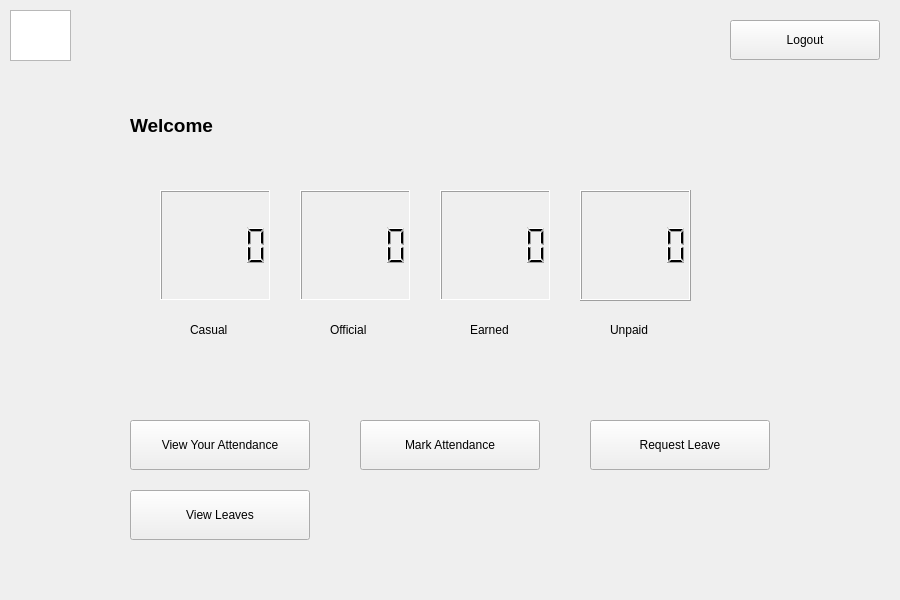
<?xml version="1.0" encoding="UTF-8"?>
<ui version="4.0">
 <class>GuardLogin</class>
 <widget class="QWidget" name="GuardLogin">
  <property name="geometry">
   <rect>
    <x>0</x>
    <y>0</y>
    <width>900</width>
    <height>600</height>
   </rect>
  </property>
  <property name="windowTitle">
   <string>Guard Login</string>
  </property>
  <widget class="QPushButton" name="viewAttendanceButton">
   <property name="geometry">
    <rect>
     <x>130</x>
     <y>420</y>
     <width>180</width>
     <height>50</height>
    </rect>
   </property>
   <property name="text">
    <string>View Your Attendance</string>
   </property>
  </widget>
  <widget class="QPushButton" name="markAttendanceButton">
   <property name="geometry">
    <rect>
     <x>360</x>
     <y>420</y>
     <width>180</width>
     <height>50</height>
    </rect>
   </property>
   <property name="text">
    <string>Mark Attendance</string>
   </property>
  </widget>
  <widget class="QPushButton" name="requestLeaveButton">
   <property name="geometry">
    <rect>
     <x>590</x>
     <y>420</y>
     <width>180</width>
     <height>50</height>
    </rect>
   </property>
   <property name="text">
    <string>Request Leave</string>
   </property>
  </widget>
  <widget class="QGraphicsView" name="guardPic">
   <property name="geometry">
    <rect>
     <x>10</x>
     <y>10</y>
     <width>61</width>
     <height>51</height>
    </rect>
   </property>
   <property name="whatsThis">
    <string>&lt;html&gt;&lt;head/&gt;&lt;body&gt;&lt;p&gt;&lt;img src=&quot;:/pic.png&quot;/&gt;&lt;/p&gt;&lt;/body&gt;&lt;/html&gt;</string>
   </property>
  </widget>
  <widget class="QPushButton" name="logOutButton">
   <property name="geometry">
    <rect>
     <x>730</x>
     <y>20</y>
     <width>150</width>
     <height>40</height>
    </rect>
   </property>
   <property name="text">
    <string>Logout</string>
   </property>
  </widget>
  <widget class="QPushButton" name="viewLeavesButton">
   <property name="geometry">
    <rect>
     <x>130</x>
     <y>490</y>
     <width>180</width>
     <height>50</height>
    </rect>
   </property>
   <property name="text">
    <string>View Leaves</string>
   </property>
  </widget>
  <widget class="QFrame" name="casualFrame">
   <property name="geometry">
    <rect>
     <x>160</x>
     <y>190</y>
     <width>110</width>
     <height>110</height>
    </rect>
   </property>
   <property name="frameShape">
    <enum>QFrame::Shape::StyledPanel</enum>
   </property>
   <property name="frameShadow">
    <enum>QFrame::Shadow::Raised</enum>
   </property>
   <widget class="QLCDNumber" name="casualLCD">
    <property name="geometry">
     <rect>
      <x>0</x>
      <y>0</y>
      <width>111</width>
      <height>111</height>
     </rect>
    </property>
   </widget>
  </widget>
  <widget class="QFrame" name="officialFrame">
   <property name="geometry">
    <rect>
     <x>300</x>
     <y>190</y>
     <width>110</width>
     <height>110</height>
    </rect>
   </property>
   <property name="frameShape">
    <enum>QFrame::Shape::StyledPanel</enum>
   </property>
   <property name="frameShadow">
    <enum>QFrame::Shadow::Raised</enum>
   </property>
   <widget class="QLCDNumber" name="officialLCD">
    <property name="geometry">
     <rect>
      <x>0</x>
      <y>0</y>
      <width>111</width>
      <height>111</height>
     </rect>
    </property>
   </widget>
  </widget>
  <widget class="QFrame" name="earnedFrame">
   <property name="geometry">
    <rect>
     <x>440</x>
     <y>190</y>
     <width>110</width>
     <height>110</height>
    </rect>
   </property>
   <property name="frameShape">
    <enum>QFrame::Shape::StyledPanel</enum>
   </property>
   <property name="frameShadow">
    <enum>QFrame::Shadow::Raised</enum>
   </property>
   <widget class="QLCDNumber" name="earnedLCD">
    <property name="geometry">
     <rect>
      <x>0</x>
      <y>0</y>
      <width>111</width>
      <height>111</height>
     </rect>
    </property>
   </widget>
  </widget>
  <widget class="QFrame" name="unpaidFrame">
   <property name="geometry">
    <rect>
     <x>580</x>
     <y>190</y>
     <width>110</width>
     <height>110</height>
    </rect>
   </property>
   <property name="frameShape">
    <enum>QFrame::Shape::StyledPanel</enum>
   </property>
   <property name="frameShadow">
    <enum>QFrame::Shadow::Raised</enum>
   </property>
  </widget>
  <widget class="QLabel" name="casualLabel">
   <property name="geometry">
    <rect>
     <x>190</x>
     <y>320</y>
     <width>63</width>
     <height>20</height>
    </rect>
   </property>
   <property name="text">
    <string>Casual</string>
   </property>
  </widget>
  <widget class="QLabel" name="officialLabel">
   <property name="geometry">
    <rect>
     <x>330</x>
     <y>320</y>
     <width>63</width>
     <height>20</height>
    </rect>
   </property>
   <property name="text">
    <string>Official</string>
   </property>
  </widget>
  <widget class="QLabel" name="earnedLabel">
   <property name="geometry">
    <rect>
     <x>470</x>
     <y>320</y>
     <width>63</width>
     <height>20</height>
    </rect>
   </property>
   <property name="text">
    <string>Earned</string>
   </property>
  </widget>
  <widget class="QLabel" name="unpaidLabel">
   <property name="geometry">
    <rect>
     <x>610</x>
     <y>320</y>
     <width>63</width>
     <height>20</height>
    </rect>
   </property>
   <property name="text">
    <string>Unpaid</string>
   </property>
  </widget>
  <widget class="QLCDNumber" name="unpaidLCD">
   <property name="geometry">
    <rect>
     <x>580</x>
     <y>190</y>
     <width>111</width>
     <height>111</height>
    </rect>
   </property>
  </widget>
  <widget class="QLabel" name="welcomeLabel">
   <property name="geometry">
    <rect>
     <x>130</x>
     <y>90</y>
     <width>271</width>
     <height>71</height>
    </rect>
   </property>
   <property name="text">
    <string>&lt;html&gt;&lt;head/&gt;&lt;body&gt;&lt;p&gt;&lt;span style=&quot; font-size:14pt; font-weight:700;&quot;&gt;Welcome &lt;/span&gt;&lt;/p&gt;&lt;/body&gt;&lt;/html&gt;</string>
   </property>
  </widget>
 </widget>
 <resources/>
 <connections/>
</ui>
